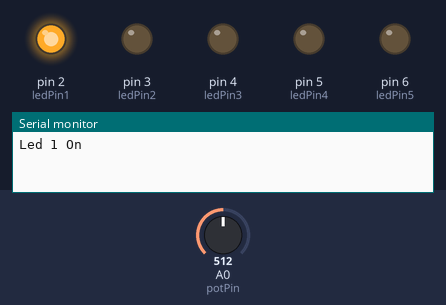
Recording of a sketch running on a simulated Arduino Uno, built with avr-gcc and run on an emulated ATmega328P. On the bench: output pins drawn as LEDs (lit = HIGH), the last lines printed to the serial monitor. Inputs (shaded band) come from the test bench; at power-on: A0 (potPin) = 512.

Above: at 0.1 s.
At 5.1 s:
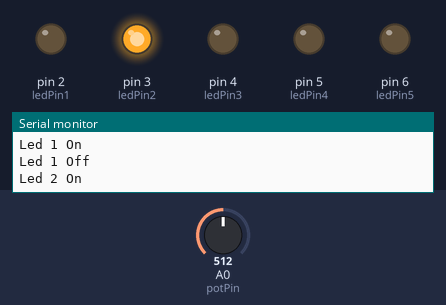
At 10.1 s:
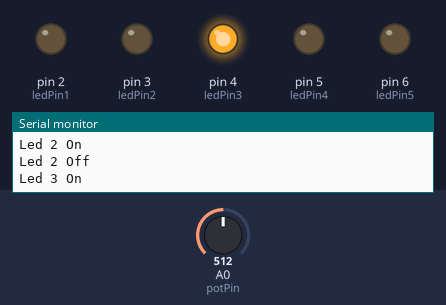
At 15.1 s:
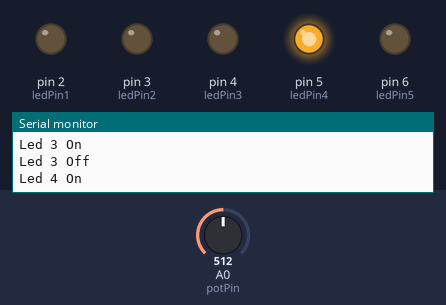
At 20.1 s:
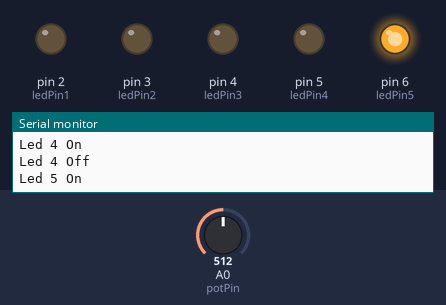
At 37.6 s:
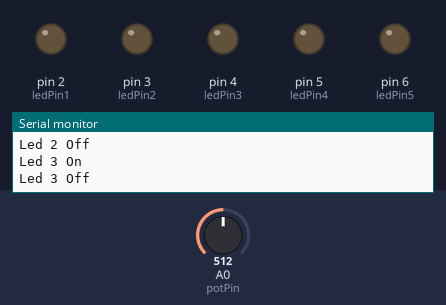
Timing chart, 0 to 39.1 s (numbered marks = the images above):
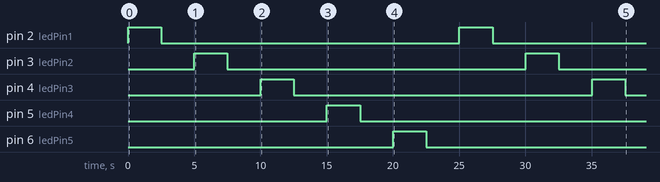

Measured:
- by itself, pin 2 (ledPin1), pin 3 (ledPin2), pin 4 (ledPin3): alternates HIGH for 2.5 s and LOW for 22.5 s
- by itself, pin 5 (ledPin4): LOW → HIGH at 15.0 s, → LOW 2.5 s later
- by itself, pin 6 (ledPin5): LOW → HIGH at 20.0 s, → LOW 2.5 s later

The sketch:

pot_controlled_led_array.ino
```cpp
const int ledPin1 = 2;
const int ledPin2 = 3;
const int ledPin3 = 4;
const int ledPin4 = 5;
const int ledPin5 = 6;
const int potPin = A0;
int potValue = 5000;
int delayValue = 5000;

void setup() {
  Serial.begin(9600);
  pinMode(ledPin1, OUTPUT);
  pinMode(ledPin2, OUTPUT);
  pinMode(ledPin3, OUTPUT);
  pinMode(ledPin4, OUTPUT);
  pinMode(ledPin5, OUTPUT);
}

void loop() {
  potValue = analogRead(potPin);
  delayValue = map(potValue, 0, 1023, 0, 5000);
  //Acende o led 1
  digitalWrite(ledPin1, HIGH);
  Serial.println("Led 1 On");

  //Aguarda intervalo de tempo em milissegundos
 delay(delayValue);

  //Apaga o led
  digitalWrite(ledPin1, LOW);
  Serial.println("Led 1 Off");

  //Aguarda intervalo de tempo em milissegundos
 delay(delayValue);

  //Acende o led 2
  digitalWrite(ledPin2, HIGH);
  Serial.println("Led 2 On");

  //Aguarda intervalo de tempo em milissegundos
 delay(delayValue);

  //Apaga o led
  digitalWrite(ledPin2, LOW);
  Serial.println("Led 2 Off");

  //Aguarda intervalo de tempo em milissegundos
 delay(delayValue);

  //Acende o led 3
  digitalWrite(ledPin3, HIGH);
  Serial.println("Led 3 On");

  //Aguarda intervalo de tempo em milissegundos
 delay(delayValue);

  //Apaga o led
  digitalWrite(ledPin3, LOW);
  Serial.println("Led 3 Off");

  //Aguarda intervalo de tempo em milissegundos
 delay(delayValue);

  //Acende o led 4
  digitalWrite(ledPin4, HIGH);
  Serial.println("Led 4 On");

  //Aguarda intervalo de tempo em milissegundos
 delay(delayValue);

  //Apaga o led
  digitalWrite(ledPin4, LOW);
  Serial.println("Led 4 Off");

  //Aguarda intervalo de tempo em milissegundos
 delay(delayValue);

  //Acende o led 5
  digitalWrite(ledPin5, HIGH);
  Serial.println("Led 5 On");

  //Aguarda intervalo de tempo em milissegundos
 delay(delayValue);

  //Apaga o led
  digitalWrite(ledPin5, LOW);
  Serial.println("Led 5 Off");

  //Aguarda intervalo de tempo em milissegundos
 delay(delayValue);

}
```
